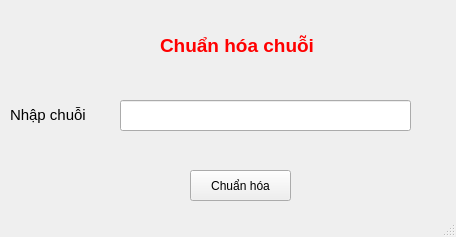
<?xml version="1.0" encoding="UTF-8"?>
<ui version="4.0">
 <class>MainWindow</class>
 <widget class="QMainWindow" name="MainWindow">
  <property name="geometry">
   <rect>
    <x>0</x>
    <y>0</y>
    <width>456</width>
    <height>237</height>
   </rect>
  </property>
  <property name="windowTitle">
   <string>MainWindow</string>
  </property>
  <widget class="QWidget" name="centralwidget">
   <widget class="QLabel" name="label">
    <property name="geometry">
     <rect>
      <x>160</x>
      <y>20</y>
      <width>211</width>
      <height>51</height>
     </rect>
    </property>
    <property name="text">
     <string>&lt;html&gt;&lt;head/&gt;&lt;body&gt;&lt;p&gt;&lt;span style=&quot; font-size:14pt; font-weight:600; color:#ff0000;&quot;&gt;Chuẩn hóa chuỗi&lt;/span&gt;&lt;/p&gt;&lt;/body&gt;&lt;/html&gt;</string>
    </property>
   </widget>
   <widget class="QLabel" name="label_2">
    <property name="geometry">
     <rect>
      <x>10</x>
      <y>100</y>
      <width>101</width>
      <height>31</height>
     </rect>
    </property>
    <property name="text">
     <string>&lt;html&gt;&lt;head/&gt;&lt;body&gt;&lt;p&gt;&lt;span style=&quot; font-size:11pt;&quot;&gt;Nhập chuỗi&lt;/span&gt;&lt;/p&gt;&lt;/body&gt;&lt;/html&gt;</string>
    </property>
   </widget>
   <widget class="QLineEdit" name="lineEdit">
    <property name="geometry">
     <rect>
      <x>120</x>
      <y>100</y>
      <width>291</width>
      <height>31</height>
     </rect>
    </property>
   </widget>
   <widget class="QPushButton" name="pushButton">
    <property name="geometry">
     <rect>
      <x>190</x>
      <y>170</y>
      <width>101</width>
      <height>31</height>
     </rect>
    </property>
    <property name="text">
     <string>Chuẩn hóa</string>
    </property>
   </widget>
  </widget>
  <widget class="QMenuBar" name="menubar">
   <property name="geometry">
    <rect>
     <x>0</x>
     <y>0</y>
     <width>456</width>
     <height>26</height>
    </rect>
   </property>
  </widget>
  <widget class="QStatusBar" name="statusbar"/>
 </widget>
 <resources/>
 <connections/>
</ui>
